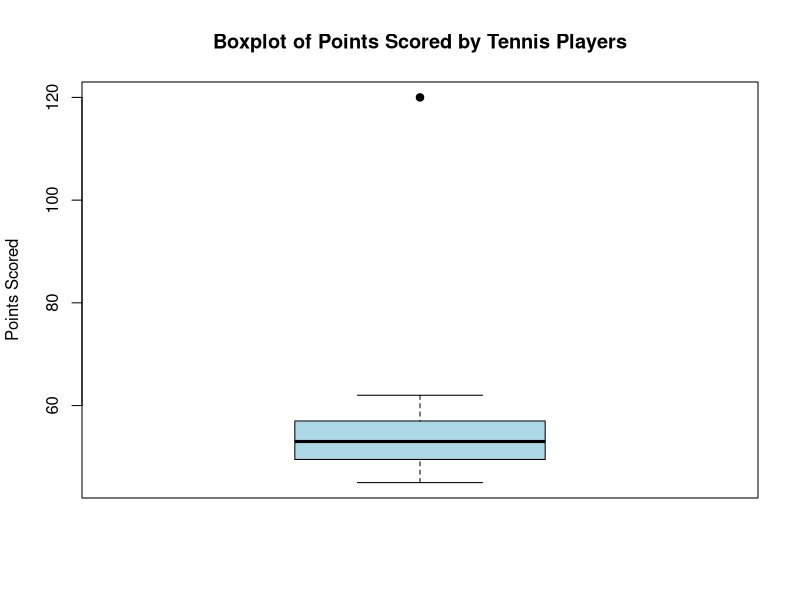

Generate this figure with R:
# ============================================================
# DWDM - Question 9
# Boxplot to Identify Outliers in Tennis Players' Scores
# ============================================================

# Clear previous variables
rm(list = ls())

# Points scored by tennis players
points <- c(
  45, 52, 48, 55, 60,
  50, 47, 53, 58, 62,
  49, 51, 56, 54, 120
)

# Display the data
print(points)

# Create boxplot
boxplot(
  points,
  main = "Boxplot of Points Scored by Tennis Players",
  ylab = "Points Scored",
  col = "lightblue",
  pch = 19
)

# Identify outliers
outliers <- boxplot.stats(points)$out

cat("\nOutlier(s):", outliers, "\n")
